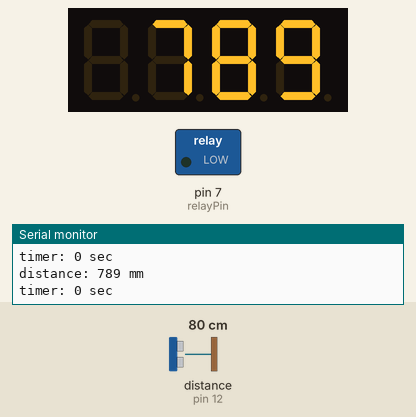
This sketch was run on a simulated Arduino Uno, built with avr-gcc and run on an emulated ATmega328P. On the bench: 4-digit seven-segment display, switched loads named in the sketch (green lamp = pin HIGH), the last lines printed to the serial monitor. Wiring (inferred from the names in the program): ultrasonic range finder: trigger pin 13; echo pin 12. Inputs (shaded band) come from the test bench; at power-on: distance to the obstacle (sensor on pin 12) 80 cm. The echo pulse lasts 58.3 µs per cm; pins used as bus, display or sensor lines are not drawn.

Above: at 1.8 s.
1.9 s: distance to the obstacle (sensor on pin 12) set to 69 cm
At 2.4 s:
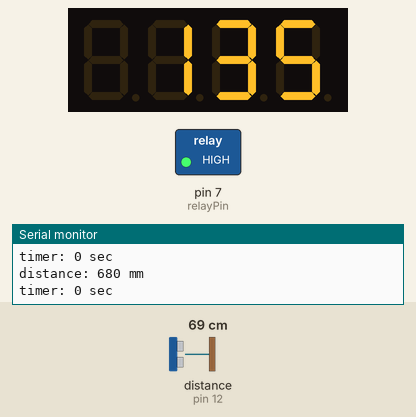
3.5 s: distance to the obstacle (sensor on pin 12) set to 2 cm
At 4.4 s:
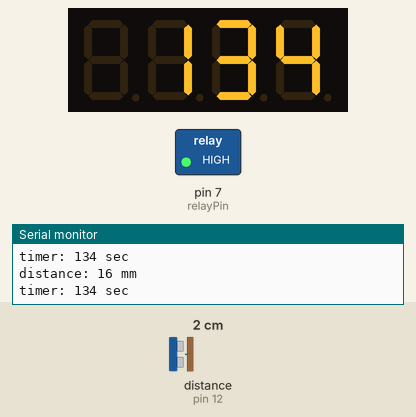
Timing chart, 0 to 6.5 s (numbered marks = the images above; inputs shaded):
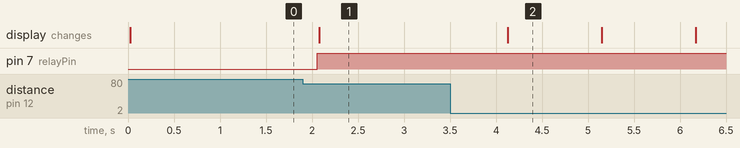

Measured:
- the behaviour switches between 72 and 71 cm on distance to the obstacle (sensor on pin 12) (found by bisection; images 0 and 1)
- after the input at 1.9 s, pin 7 (relayPin): LOW → HIGH after 0.16 s; the display: changes after 0.18 s (image 1)
- after the input at 3.5 s, the display: changes after 0.63 s (image 2)
- what the display in image 2 shows lasts 1.1 s, from 4.1 s to 5.2 s

The sketch:

20210425_mp3WithRelay.ino
```cpp
/*
 * 영어교육용
 * 최종수정 : 20231009 시간 135초로 줄임(근데어항옆거는 업로드가 안되서 실패
 * 그래서 relayPin = 4이다
*/

#include <Wire.h>
#include <TM1637Display.h>


//릴레이 신호핀
const int relayPin = 7;

//define microwave(초음파)
const int triggerPin = 13;
const int echoPin = 12;

//7디지트용 포트선언
const int DIO = 8;
const int CLK = 9;

TM1637Display display(CLK, DIO);

long duration, distance;    // 거리 측정을 위한 변수 선언
int timer;


void setup()
{
  Serial.begin(9600);

  display.setBrightness(0x0a); //set the diplay to maximum brightness

  pinMode(relayPin, OUTPUT);   //220V 릴레이 신호핀

  pinMode(triggerPin, OUTPUT);   //초음파 송신핀
  pinMode(echoPin, INPUT);    //초음파 수신핀
}


void loop()
{
  digitalWrite(triggerPin, LOW);   // Trig 핀 Low
  delayMicroseconds(2);   // 2us 딜레이
  digitalWrite(triggerPin, HIGH);  // Trig 핀 High
  delayMicroseconds(10);  // 10us 딜레이
  digitalWrite(triggerPin, LOW);   // Trig 핀 Low

  duration = pulseIn(echoPin, HIGH);

  distance = duration * 170 / 1000;

  Serial.print("distance: ");
  Serial.print(distance); // 거리를 시리얼 모니터에 출력
  Serial.println(" mm");

  Serial.print("timer: ");
  Serial.print(timer); // 타이를 시리얼 모니터에 출력
  Serial.println(" sec");

  Serial.println("");

  if(distance >= 50 && distance <= 700) {//70cm
    timer = 135;
  }

  if(timer > 0) {
    digitalWrite(relayPin, HIGH);   // 220V 릴레이 닫힘(ON)
    display.showNumberDec(timer); //Display the numCounter value;
  } else {
    digitalWrite(relayPin, LOW);   // 220V 릴레이 열림(OFF)
    display.showNumberDec(distance); //Display the numCounter value;
  }

  if(timer > 0) {
    timer = timer-1;
  }

/* 선혁이가 자꾸꺼서 주석처리 함
  if(timer > 0 && distance < 100) {//10cm 이내면 정지
    timer = 0;
    display.showNumberDec(timer); //Display the numCounter value;
    digitalWrite(relayPin, LOW);   // 220V 릴레이 열림(OFF)
    delay(2000);
  }
*/

  delay(1000);
}
```
